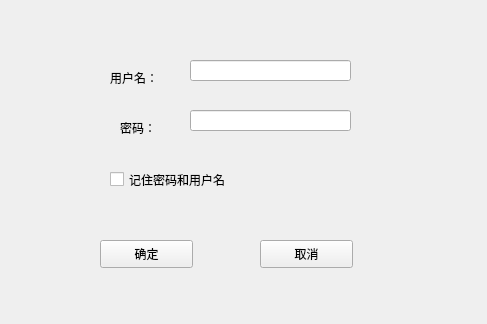
<?xml version="1.0" encoding="UTF-8"?>
<ui version="4.0">
 <class>Form</class>
 <widget class="QWidget" name="Form">
  <property name="geometry">
   <rect>
    <x>0</x>
    <y>0</y>
    <width>487</width>
    <height>324</height>
   </rect>
  </property>
  <property name="windowTitle">
   <string>Form</string>
  </property>
  <widget class="QLabel" name="label">
   <property name="geometry">
    <rect>
     <x>110</x>
     <y>70</y>
     <width>72</width>
     <height>15</height>
    </rect>
   </property>
   <property name="text">
    <string>用户名：</string>
   </property>
  </widget>
  <widget class="QLabel" name="label_2">
   <property name="geometry">
    <rect>
     <x>120</x>
     <y>120</y>
     <width>72</width>
     <height>16</height>
    </rect>
   </property>
   <property name="text">
    <string>密码：</string>
   </property>
  </widget>
  <widget class="QLineEdit" name="lineEdit">
   <property name="geometry">
    <rect>
     <x>190</x>
     <y>60</y>
     <width>161</width>
     <height>21</height>
    </rect>
   </property>
  </widget>
  <widget class="QLineEdit" name="lineEdit_2">
   <property name="geometry">
    <rect>
     <x>190</x>
     <y>110</y>
     <width>161</width>
     <height>21</height>
    </rect>
   </property>
  </widget>
  <widget class="QCheckBox" name="checkBox">
   <property name="geometry">
    <rect>
     <x>110</x>
     <y>170</y>
     <width>201</width>
     <height>19</height>
    </rect>
   </property>
   <property name="text">
    <string>记住密码和用户名</string>
   </property>
  </widget>
  <widget class="QPushButton" name="pushButton">
   <property name="geometry">
    <rect>
     <x>100</x>
     <y>240</y>
     <width>93</width>
     <height>28</height>
    </rect>
   </property>
   <property name="text">
    <string>确定</string>
   </property>
  </widget>
  <widget class="QPushButton" name="pushButton_2">
   <property name="geometry">
    <rect>
     <x>260</x>
     <y>240</y>
     <width>93</width>
     <height>28</height>
    </rect>
   </property>
   <property name="text">
    <string>取消</string>
   </property>
  </widget>
 </widget>
 <resources/>
 <connections/>
</ui>
